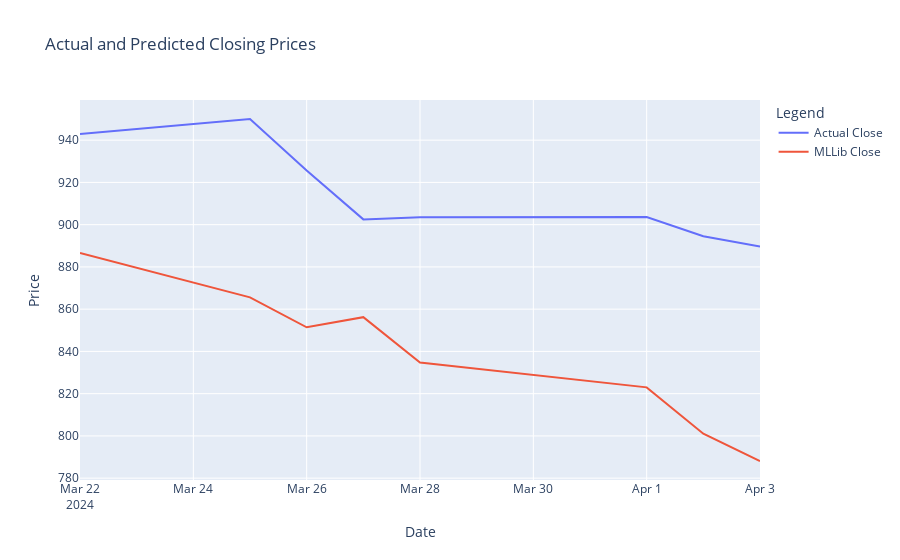

The code cell stored with this chart in its notebook:
### Code cell
import plotly.graph_objs as go

# Create Plotly Scatter objects
trace1 = go.Scatter(
    x=merged_df.index,
    y=merged_df['Close'],
    mode='lines',
    name='Actual Close'
)

trace2 = go.Scatter(
    x=merged_df.index,
    y=merged_df['MLLib_Close'],
    mode='lines',
    name='MLLib Close'
)

# Create and show the combined graph
fig = go.Figure(data=[trace1, trace2])
fig.update_layout(
    title='Actual and Predicted Closing Prices',
    xaxis_title='Date',
    yaxis_title='Price',
    legend_title='Legend'
)

fig.show()

### Figure 1 — Plotly figure (JSON) as saved in the notebook; plotly's stock layout.template omitted (floating-point values rounded to 4 significant figures)
{"data": [{"mode": "lines", "name": "Actual Close", "type": "scatter", "x": ["2024-03-22T00:00:00", "2024-03-25T00:00:00", "2024-03-26T00:00:00", "2024-03-27T00:00:00", "2024-03-28T00:00:00", "2024-04-01T00:00:00", "2024-04-02T00:00:00", "2024-04-03T00:00:00"], "y": [942.9, 950.0, 925.6, 902.5, 903.6, 903.6, 894.5, 889.6]}, {"mode": "lines", "name": "MLLib Close", "type": "scatter", "x": ["2024-03-22T00:00:00", "2024-03-25T00:00:00", "2024-03-26T00:00:00", "2024-03-27T00:00:00", "2024-03-28T00:00:00", "2024-04-01T00:00:00", "2024-04-02T00:00:00", "2024-04-03T00:00:00"], "y": [886.6, 865.6, 851.4, 856.2, 834.7, 823.0, 801.0, 788.1]}], "layout": {"autosize": true, "legend": {"title": {"text": "Legend"}}, "title": {"text": "Actual and Predicted Closing Prices"}, "xaxis": {"autorange": true, "range": ["2024-03-22", "2024-04-03"], "title": {"text": "Date"}, "type": "date"}, "yaxis": {"autorange": true, "range": [779.1, 959.0], "title": {"text": "Price"}, "type": "linear"}}}
